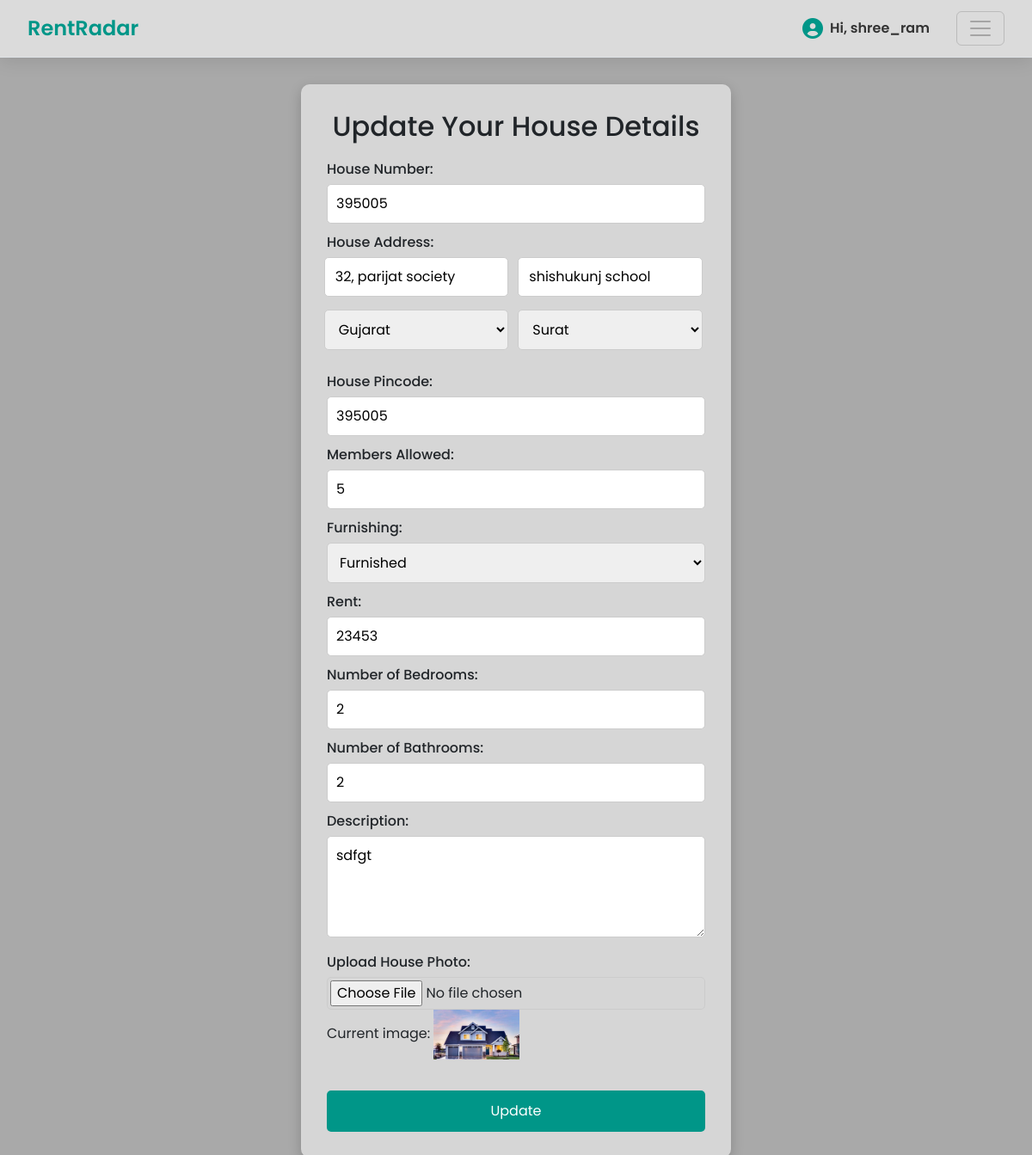
/updatehouse.php?pid=4 (signed in), run on the app's committed database.
### tables this page shows
CREATE TABLE `tbl_house` (
  `house_id` int(11) NOT NULL,
  `house_num` varchar(15) NOT NULL,
  `soc_name` varchar(20) NOT NULL,
  `landmark` varchar(30) NOT NULL,
  `state` varchar(20) NOT NULL,
  `city` varchar(20) NOT NULL,
  `pincode` int(6) NOT NULL,
  `members` int(10) NOT NULL,
  `furnishing` varchar(15) NOT NULL,
  `rent` int(20) NOT NULL,
  `num_bed` int(10) NOT NULL,
  `num_bath` int(10) NOT NULL,
  `description` varchar(50) NOT NULL,
  `img` varchar(10000) NOT NULL,
  `owner_id` int(20) NOT NULL
);

### updatehouse.php (the view, shortened to what this page needs)
<?php
include("connect.php");
if (isset($_GET['pid'])) {
    $sel = "select * from tbl_house where house_id=$_GET[pid]";
    $res = mysqli_query($connect, $sel);
    $house = mysqli_fetch_assoc($res);
}
?>
<!DOCTYPE html>
<html lang="en">
<head>
</head>
<body style="background-color: darkgray;">
    <?php include("owner_nav.php"); ?>
    <div class="form-container">
        <h2>Update Your House Details</h2>
        <form action="" method="POST" id="updateForm" enctype="multipart/form-data">
            <label for="houseNumber">House Number:</label>
            <input type="text" id="houseNumber" name="houseNumber" value="<?php echo $house['house_num']; ?>" required>
            <label for="societyName">House Address:</label>
            <div class="row">
                <input type="text" id="societyName" name="societyName" value="<?php echo $house['soc_name']; ?>" required>
                <input type="text" id="landmark" name="landmark" value="<?php echo $house['landmark']; ?>" required>
            </div>
            <div class="row">
                <select id="state" name="state" required onchange="updateCityDropdown()">
                    <option value="Gujarat" <?php echo $house['state'] == 'Gujarat' ? 'selected' : ''; ?>>Gujarat</option>
                </select>
                <select id="city" name="city" required>
                    <option value="">Select City</option>
                </select>
            </div>
            <label for="pincode">House Pincode:</label>
            <input type="number" id="pincode" name="pincode" value="<?php echo $house['pincode']; ?>" required>
            <label for="membersAllowed">Members Allowed:</label>
            <input type="number" id="membersAllowed" name="membersAllowed" value="<?php echo $house['members']; ?>" required>
            <label for="houseNumber">Furnishing:</label>
            <select id="furnish" name="furnish" required>
                <option value="Furnished" <?php echo $house['furnishing'] == 'Furnished' ? 'selected' : ''; ?>>Furnished</option>
            </select>
            <label for="rent">Rent:</label>
            <input type="number" id="rent" name="rent" value="<?php echo $house['rent']; ?>" required>
            <label for="rent">Number of Bedrooms:</label>
            <input type="number" id="rent" name="num_beds" value="<?php echo $house['num_bed']; ?>" required>
            <label for="rent">Number of Bathrooms:</label>
            <input type="number" id="rent" name="num_bath" value="<?php echo $house['num_bath']; ?>" required>
            <label for="description">Description:</label>
            <textarea id="description" name="description" rows="4" required><?php echo $house['description']; ?></textarea>
            <label for="housePhoto">Upload House Photo:</label>
            <input type="file" id="housePhoto" name="uploadfile">
            <p>Current image: <img src="<?php echo $house['img']; ?>" width="100px"></p>
            <button type="submit" name="btnupdate">Update</button>
        </form>
    </div>
</body>
</html>

### updatehouse.php (style rules this page uses)
* { margin: 0; padding: 0; box-sizing: border-box; font-family: 'Poppins', sans-serif; }
body { padding-top: 52%; background-color: black; display: flex; justify-content: center; align-items: center; height: 100vh; }
.form-container { background-color: #ffffff87; padding: 30px; border-radius: 10px; box-shadow: 0 5px 15px rgba(0, 0, 0, 0.2); max-width: 500px; width: 100%; animation: fadeIn 1s ease-in-out; margin-top: 20px; }
h2 { text-align: center; margin-bottom: 20px; color: #333; }
label { display: block; margin-bottom: 5px; font-weight: 500; margin-top: 10px; }
input, textarea, select { width: 100%; padding: 10px; margin-bottom: 15px; border-radius: 5px; border: 1px solid #ccc; transition: border-color 0.3s; }
.form-container input[type="file"] { padding: 3px; }
.form-container button { width: 100%; padding: 12px; background-color: #009688; color: #fff; border: none; border-radius: 5px; font-size: 16px; cursor: pointer; transition: background-color 0.3s; margin-top: 20px; }
.row select, .row input { flex: 1; }
.row { display: flex; justify-content: space-between; gap: 11px; width: 102%; padding-left: 2%; margin-bottom: 15px; }

### owner_nav.php (style rules this page uses)
body, .navbar, .offcanvas-header, .offcanvas-body { font-family: 'Poppins', sans-serif; }

### data on the page
tbl_house: houseNumber "395005", societyName "32, parijat society", landmark "shishukunj school", state "Gujarat", pincode "395005", membersAllowed "5", furnish "Furnished", rent "23453", num_beds "2", num_bath "2", description "sdfgt", img (picture)

### other printed values
$_SESSION['owner_name'] "shree_ram"
